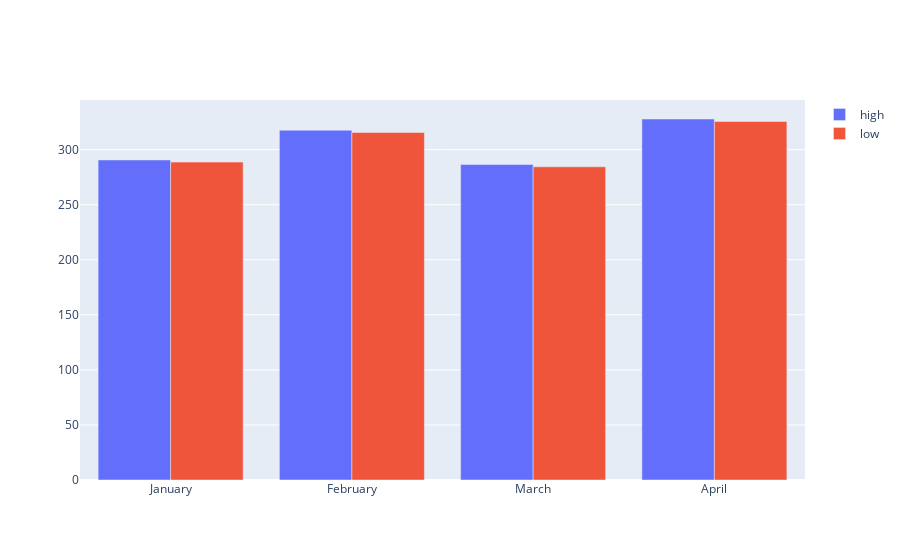

This figure's notebook cell:
### Code cell
fig = go.Figure()
fig.add_trace(go.Bar(x=monthvise2.index, y=monthvise2['high'], name='high'))
fig.add_trace(go.Bar(x=monthvise2.index, y=monthvise2['low'], name='low'))
fig.update_layout(barmode='group')
fig.show()

### Figure 1 — Plotly figure (JSON) as saved in the notebook; plotly's stock layout.template omitted (floating-point values rounded to 4 significant figures)
{"data": [{"name": "high", "type": "bar", "x": ["January", "February", "March", "April"], "y": [290.6, 317.6, 286.4, 327.8]}, {"name": "low", "type": "bar", "x": ["January", "February", "March", "April"], "y": [288.7, 315.6, 284.4, 325.6]}], "layout": {"barmode": "group"}}
